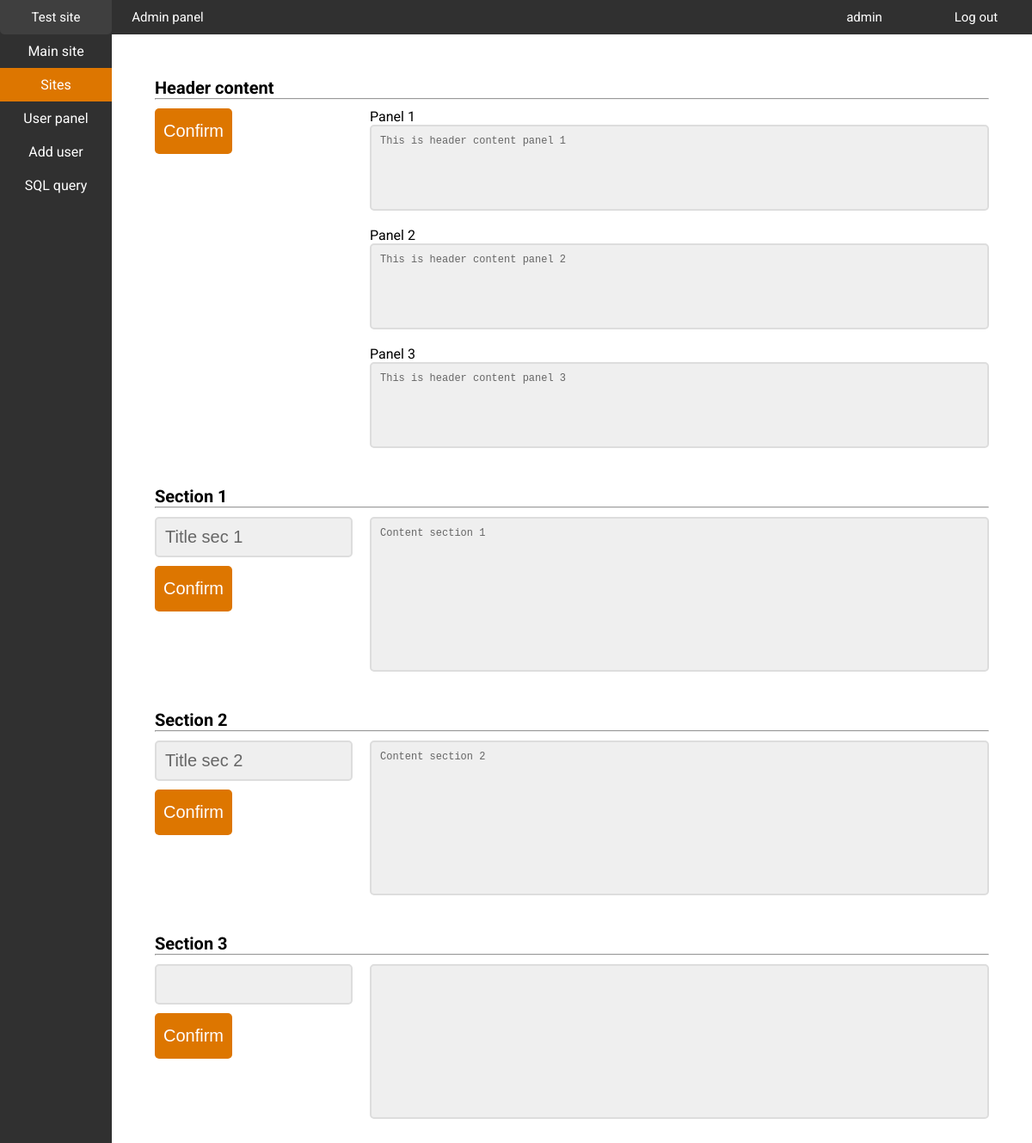
The page /administrator/site_panel.php (signed in) on the database its author committed.
### tables this page shows
CREATE TABLE header_content (
    id INTEGER PRIMARY KEY NOT NULL AUTO_INCREMENT,
    content VARCHAR(10240)
) DEFAULT CHARSET=utf8 COLLATE=utf8_unicode_ci;

CREATE TABLE section_01_content (
    id INTEGER PRIMARY KEY NOT NULL AUTO_INCREMENT,
    title VARCHAR(50),
    content VARCHAR(10240)
) DEFAULT CHARSET=utf8 COLLATE=utf8_unicode_ci;

CREATE TABLE section_02_content (
    id INTEGER PRIMARY KEY NOT NULL AUTO_INCREMENT,
    title VARCHAR(50),
    content VARCHAR(10240)
) DEFAULT CHARSET=utf8 COLLATE=utf8_unicode_ci;

### administrator/get_header_content.php (called while the page is built, shortened)
<?php
    require_once "connect.php";
    $connection = @new mysqli($host, $db_user, $db_password, $db_name);
    if ($connection->connect_errno != 0)
    {
        echo "Error: " . $connection->connect_errno;
    }
    else
    {
        if ($result = $connection->query("SELECT * FROM header_content WHERE id = 1"))
        {
            $row = $result->fetch_assoc();
            $header_content_1 = $row['content'];
        }
        if ($result = $connection->query("SELECT * FROM header_content WHERE id = 2"))
        {
            $row = $result->fetch_assoc();
            $header_content_2 = $row['content'];
        }
        if ($result = $connection->query("SELECT * FROM header_content WHERE id = 3"))
        {
            $row = $result->fetch_assoc();
            $header_content_3 = $row['content'];
        }
    }
?>

### administrator/get_section_01_content.php (called while the page is built, shortened)
<?php
    require_once "connect.php";
    $connection = @new mysqli($host, $db_user, $db_password, $db_name);
    if ($connection->connect_errno != 0)
    {
        echo "Error: " . $connection->connect_errno;
    }
    else
    {
        if ($result = $connection->query("SELECT * FROM section_01_content WHERE id = 1"))
        {
            $row = $result->fetch_assoc();
            $title_sec_01 = $row['title'];
            $content_sec_01 = $row['content'];
        }
    }
?>

### administrator/get_section_02_content.php (called while the page is built, shortened)
<?php
    require_once "connect.php";
    $connection = @new mysqli($host, $db_user, $db_password, $db_name);
    if ($connection->connect_errno != 0)
    {
        echo "Error: " . $connection->connect_errno;
    }
    else
    {
        if ($result = $connection->query("SELECT * FROM section_02_content WHERE id = 1"))
        {
            $row = $result->fetch_assoc();
            $title_sec_02 = $row['title'];
            $content_sec_02 = $row['content'];
        }
    }
?>

### administrator/site_panel.php (the view, shortened to what this page needs)
<!DOCTYPE html>
<html lang="en">
<head>
    <link rel="stylesheet" href="admin_styles/admin_panel.css">
    <link rel="stylesheet" href="admin_styles/top_bar.css">
    <link rel="stylesheet" href="admin_styles/nav_bar.css">
    <link rel="stylesheet" href="admin_styles/sections.css">
    <link rel="stylesheet" href="admin_styles/inputs.css">
</head>
<body>
    <div id="top_bar">
        <div class="top_bar_button left">
            <a href="../index.php">Test site</a>
        </div>
        <div class="top_bar_button left">
            <a href="index.php">Admin panel</a>
        </div>
        <div class="top_bar_button right">
            <a href="logout.php">Log out</a>
        </div>
        <div class="top_bar_button right">
            <a href="user_panel.php">
                <?php echo $_SESSION['user'] . ""; ?>
            </a>
        </div>
    </div>
    <div id="nav_panel">
    <div class="nav_bar_button">
            <a href="admin_panel.php">Main site</a>
        </div>
        <div class="nav_bar_button" style="background-color: #dd7600;">
            <a href="site_panel.php">Sites</a>
        </div>
        <div class="nav_bar_button">
            <a href="user_panel.php">User panel</a>
        </div>
        <div class="nav_bar_button">
            <a href="add_user_panel.php">Add user</a>
        </div>
        <div class="nav_bar_button">
            <a href="#">SQL query</a>
        </div>
    </div>
    <div id="container">
        <div id="content">
            <form action="post_header_content.php" method="post">
                <div class="section_name">Header content<hr></div>
                <div class="section_left">
                    <input type="submit" value="Confirm">
                </div>
                <div class="section_right">
                    Panel 1
                    <textarea style="height: 100px; margin-bottom: 15px" name="content" id=""><?php require_once "get_header_content.php"; echo $header_content_1; ?></textarea>
                    Panel 2
                    <textarea style="height: 100px; margin-bottom: 15px" name="content" id=""><?php require_once "get_header_content.php"; echo $header_content_2; ?></textarea>
                    Panel 3
                    <textarea style="height: 100px;" name="content" id=""><?php require_once "get_header_content.php"; echo $header_content_3; ?></textarea>
                </div>
            </form>
            <form action="post_section_01_content.php" method="post">
                <div class="section_name">Section 1<hr></div>
                <div class="section_left">
                    <input type="text" name="title" value="<?php require_once "get_section_01_content.php"; echo $title_sec_01; ?>">
                    <input type="submit" value="Confirm">
                </div>
                <div class="section_right">
                    <textarea name="content" id=""><?php require_once "get_section_01_content.php"; echo $content_sec_01; ?></textarea>
                </div>
            </form>
            <form action="post_section_02_content.php" method="post">
                <div class="section_name">Section 2<hr></div>
                <div class="section_left">
                    <input type="text" name="title" value="<?php require_once "get_section_02_content.php"; echo $title_sec_02; ?>">
                    <input type="submit" value="Confirm">
                </div>
                <div class="section_right">
                    <textarea name="content" id=""><?php require_once "get_section_02_content.php"; echo $content_sec_02; ?></textarea>
                </div>
            </form>
            <form action="post_section_03_content.php" method="post">
                <div class="section_name">Section 3<hr></div>
                <div class="section_left">
                    <input type="text" name="title" value="<?php require_once "get_section_03_content.php"; echo $title_sec_03; ?>">
                    <input type="submit" value="Confirm">
                </div>
                <div class="section_right">
                <textarea name="content" id=""><?php require_once "get_section_03_content.php"; echo $content_sec_03; ?></textarea>
                </div>
            </form>
        </div>
    </div>
</body>
</html>

### administrator/admin_styles/admin_panel.css (style rules this page uses)
* { padding: 0; margin: 0; }
html, body { min-height: 100% !important; height: 100%; }
body { background-color: #ffff; font-family: 'Roboto', sans-serif; margin: 0; padding: 0; }
#container { width: calc(100% - 130px); margin-left: 130px; margin-top: 40px; float: left; box-sizing: border-box; }
#content { margin: 50px; }

### administrator/admin_styles/top_bar.css (style rules this page uses)
#top_bar { width: 100%; height: 40px; top: 0; background-color: #303030; color: #ffffff; box-sizing: border-box; font-size: 15px; line-height: 20px; position: fixed; }
#top_bar a, #top_bar a:link { width: 130px; padding: 10px 0px; display: block; border-bottom-left-radius: 5px; border-bottom-right-radius: 5px; text-align: center; text-decoration: none; color: #ffffff; }
.top_bar_button { box-sizing: border-box; }
.left { float: left; }
.right { float: right; }

### administrator/admin_styles/nav_bar.css (style rules this page uses)
#nav_panel { width: 130px; height: 100%; margin-top: 40px; background-color: #303030; color: #ffffff; position: fixed; }
.nav_bar_button { width: 100%; text-align: center; }
#nav_panel a, #nav_panel a:link { width: 100%; padding: 10px 0; text-decoration: none; color: #ffffff; display: block; }

### administrator/admin_styles/sections.css (style rules this page uses)
.section_left { width: 250px; height: 100%; margin-bottom: 10px; float: left; }
.section_right { width: calc(100% - 250px); height: 100%; margin-bottom: 10px; float: right; }
.section_name { width: 100%; margin-bottom: 10px; font-size: 20px; font-weight: bold; }

### administrator/admin_styles/inputs.css (style rules this page uses)
form { width: 100%; margin-bottom: 30px; display: block; float: left; }
input[type=text], input[type=password], input[type=email] { background-color: #efefef; color: #666666; width: 230px; margin-bottom: 10px; border: 2px solid #dddddd; border-radius: 5px; font-size: 20px; padding: 10px; box-sizing: border-box; outline: none; }
input[type=submit] { width: auto; background-color: #dd7600; font-size: 20px; color: #ffffff; padding: 15px 10px; border: none; border-radius: 5px; cursor: pointer; outline: none; }
textarea { width: 100%; height: 180px; font-size: 12px; background-color: #efefef; color: #666666; border: 2px solid #dddddd; border-radius: 5px; font-size: 20px; padding: 10px; resize: none; box-sizing: border-box; outline: none; resize: none; }
form textarea { font-size: 12px; }

### rows shown on the page
header_content: content "This is header content panel 1"
header_content: content "This is header content panel 2"
header_content: content "This is header content panel 3"
section_01_content: title "Title sec 1", content "Content section 1"
section_02_content: title "Title sec 2", content "Content section 2"

### other values the page prints
$_SESSION['user'] "admin"
